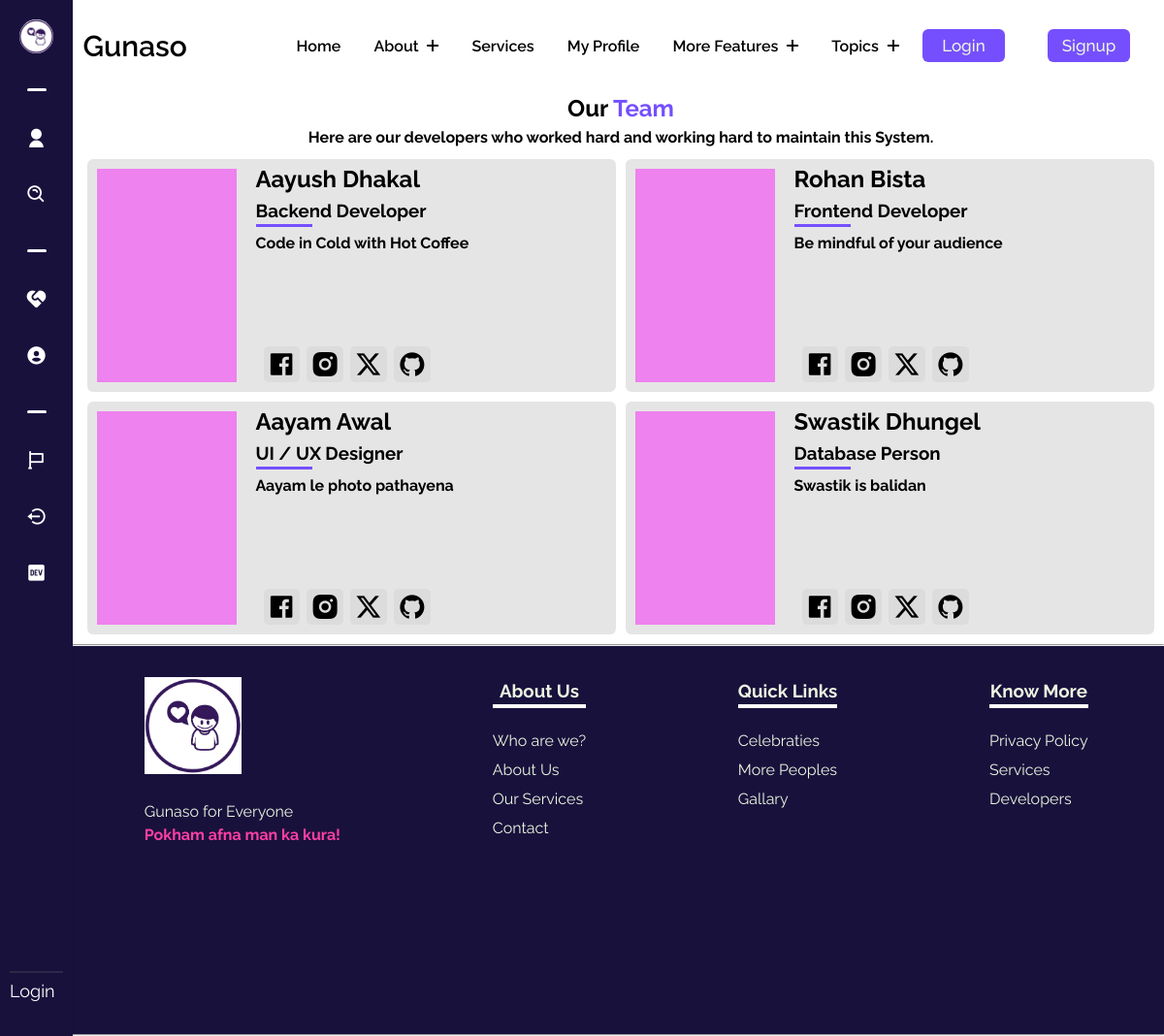
The page /developers/ on the database as committed earlier.
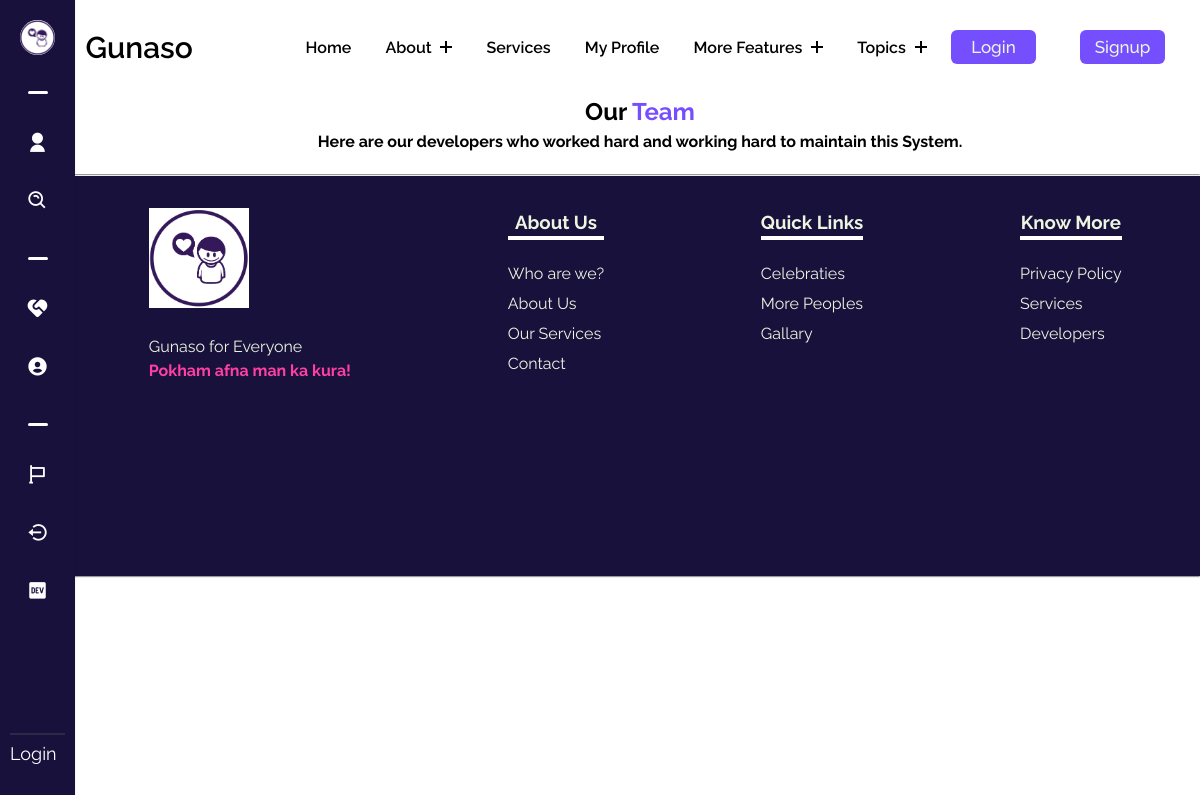
The same page on the database as committed later.
### gunasoApp/models.py (models this page shows, shortened)
class Developer(models.Model):
    sno = models.AutoField(primary_key=True)
    image = models.ImageField(upload_to="gunasoApp/images/developers", blank=True, default="upload-image-dev")
    name = models.CharField(max_length=30)
    position = models.CharField(max_length=30)
    bio = models.TextField()
    facebook = models.CharField(max_length=255)
    instagram = models.CharField(max_length=255)
    x = models.CharField(max_length=255)
    github = models.CharField(max_length=255)

### gunasoApp/views.py (the view)
# urls.py: path('developers/',views.developers, name='developers'),
def developers(request):
    developers = Developer.objects.all()
    context = {"developers":developers}
    return render(request, 'developers.html', context)

### templates/developers.html (shortened to what this page needs)
{% extends 'base.html' %}
{% load static %}
    {% block base_style%}
    {{ block.super }}
    <link rel="stylesheet" href="{% static 'styles/developers.css' %}">
    {% endblock base_style%}
    {% block content %}
    <div class="developersmain">
        <div class="introtext">
            <h2>Our <span>Team</span></h2>
            <p>Here are our developers who worked hard and working hard to maintain this System.</p>
        </div>
        <div class="cards">
            {% for item in developers %}
            <div class="card">
                <div class="imagepart">
                    <div class="imagecontain" style="background-image: url({{item.image.url}});">
                    </div>
                </div>
                <div class="textpart">
                    <h2>{{item.name}}</h2>
                    <h3>{{item.position}}</h3>
                    <hr>
                    <div class="aboutandlinks">
                        <p>{{item.bio}}</p>
                        <div class="links">
                            <a href="{{item.facebook}}" target="_blank">
                                <i class="ri-facebook-box-fill"></i>
                            </a>
                            <a href="{{item.instagram}}" target="_blank">
                                <i class="ri-instagram-fill"></i>
                            </a>
                            <a href="{{item.x}}" target="_blank">
                                <i class="ri-twitter-x-fill"></i>
                            </a>
                            <a href="{{item.github}}" target="_blank">
                                <i class="ri-github-fill"></i>
                            </a>
                        </div>
                    </div>
                </div>
            </div>
            {% endfor %}
        </div>
    </div>
    {% endblock %}

### templates/base.html (shortened to what this page needs)
{% load static %}
<!DOCTYPE html>
<html lang="en">
<head>
    {% block base_style%}
    <link rel="stylesheet" href="{% static 'styles/base.css' %}">
    {% endblock base_style%}
    <link rel="stylesheet" href="https://cdnjs.cloudflare.com/ajax/libs/font-awesome/4.7.0/css/font-awesome.min.css" />
    <link href="https://cdn.jsdelivr.net/npm/remixicon@4.0.0/fonts/remixicon.css" rel="stylesheet" />
    <link flex href="https://unpkg.com/boxicons@2.1.4/css/boxicons.min.css" rel="stylesheet" />
</head>
<body>
    <header class="header">
        <div class="container_nav">
            <div class="header-main">
                <div class="logo">
                    <a href="/">
                        <span class="img_side_text">Gunaso</span>
                    </a>
                </div>
                <nav class="nav-menu">
                    <ul class="menu">
                        <li class="menu-item">
                            <a href="/">Home</a>
                        </li>
                        <li class="menu-item menu-item-has-children">
                            <a href="#" data-toggle="sub-menu">About <i class="plus"></i></a>
                        </li>
                        <li class="menu-item">
                            <a href="{% url 'services' %}">Services</a>
                        </li>
                        <li class="menu-item">
                            <a href="/user/{{request.user}}">My Profile</a>
                        </li>
                        <li class="menu-item menu-item-has-children">
                            <a href="#" data-toggle="sub-menu">More Features <i class="plus"></i></a>
                        </li>
                        <li class="menu-item menu-item-has-children">
                            <a href="#" data-toggle="sub-menu">Topics <i class="plus"></i></a>
                        </li>
                        {% if user.is_authenticated %}
                        <button id="logoutbtn" onclick="logoutfunc()">
                            Logout
                        </button>
                        {% else %}
                        <button id="loginbtn" onclick="loginfunc()">
                            Login
                        </button>
                        <button id="signupbtn" onclick="signupfunc()">
                            Signup
                        </button>
                        {% endif %}
                    </ul>
                </nav>
            </div>
        </div>
    </header>
    <nav class="sidebar hoverable close">
        <div class="logo_items flex">
            <span class="nav_image">
                <img src="{% static 'images/headlogocopy.png' %}" alt="logo_img" />
            </span>
        </div>
        <div class="menu_container">
            <div class="menu_items">
                <ul class="menu_item">
                    <div class="menu_title flex">
                        <span class="line"></span>
                    </div>
                    <li class="item">
                        <a href="/user/{{request.user}}" class="link flex">
                            <i class="ri-user-fill"></i>
                        </a>
                    </li>
                    <li class="item">
                        <a href="{% url 'update_profile' %}" class="link flex">
                            <i class='bx bx-search-alt'></i>
                        </a>
                    </li>
                </ul>
                <ul class="menu_item">
                    <div class="menu_title flex">
                        <span class="line"></span>
                    </div>
                    <li class="item">
                        <a href="{% url 'person' %}" class="link flex">
                            <i class="ri-service-fill"></i>
                        </a>
                    </li>
                    <li class="item">
                        <a href="{% url 'topics' %}" class="link flex">
                            <i class='bx bxs-user-circle'></i>
                        </a>
                    </li>
                </ul>
                <ul class="menu_item">
                    <div class="menu_title flex">
                        <span class="line"></span>
                    </div>
                    <li class="item">
                        <a href="{% url 'readstory' %}" class="link flex">
                            <i class="bx bx-flag"></i>
                        </a>
                    </li>
                    <li class="item">
                        <a href="{% url 'logout' %}" class="link flex">
                            <i class='bx bx-log-out-circle'></i>
                        </a>
                    </li>
                    <li class="item">
                        <a href="{% url 'developers' %}" class="link flex">
                            <i class='bx bxl-dev-to'></i>
                        </a>
                    </li>
                </ul>
            </div>
            <div class="sidebar_profile flex">
                {% if user.is_authenticated %}
                <span class="nav_image">
                    <img src="{{request.user.Profile.image.url}}" alt="logo_img" />
                </span>
                <div class="data_text">
                    <span class="name">{{request.user}}</span>
                    <span class="email">{{request.user.email}}</span>
                </div>
                {% else %}
                <span class="name">Login</span>
                {% endif %}
            </div>
        </div>
    </nav>
    {% block content %} {% endblock %}
    <hr>
    <footer class="footer">
        <div class="fone">
            <img src="{%static 'images/headlogocopy.png'%}" alt="lyamma lyamm logo" class="footer-logo">
            <p>Gunaso for Everyone<br> <span>Pokham afna man ka kura!</span></p>
        </div>
        <div class="ftwo">
            <ul>
                <h3 class="footer-h3">About Us</h3>
                <li><a href="">Who are we?</a></li>
                <li><a href="">About Us</a></li>
                <li><a href="">Our Services</a></li>
                <li><a href="">Contact</a></li>
            </ul>
        </div>
        <div class="fthree">
            <ul>
                <h3 class="footer-h3">Quick Links</h3>
                <li><a href="{% url 'topics'%}">Celebraties</a></li>
                <li><a href="{% url 'person'%}">More Peoples</a></li>
                <li><a href="{% url 'gallary' %}">Gallary</a></li>
            </ul>
        </div>
        <div class="ffour">
            <ul>
                <h3 class="footer-h3">Know More</h3>
                <li><a href="{% url 'privacypolicy' %}">Privacy Policy</a></li>
                <li><a href="">Services</a></li>
                <li><a href="">Developers</a></li>
            </ul>
        </div>
    </footer>
    <hr>
</body>
</html>

### static/styles/base.css (style rules this page uses)
:root { --dark: #754ffe; --darkgreen: #379683; --bcolor: #5CDB95; --cooltexr: #4a4b65; --backupgreen: #8EE4AF; --para: #EDF5E1; --mainheading: #FFF; --hotish: #FF3FA4; --skyblue: #525FE1; --footer: #18113c; }
body { line-height: 1.5; font-family: "Raleway", sans-serif; font-weight: 400; background-color: var(--mainheading); }
* { margin: 0; padding: 0; box-sizing: border-box; }
.container_nav { margin: auto; }
ul { z-index: 11; list-style: none; margin: 0; padding: 0; }
.menu-item a { text-decoration: none; }
.header { position: static; width: 100%; left: 0; top: 0; z-index: 99; padding: 0px; }
.header-main { background-color: var(--mainheading); margin-left: 4.4rem; display: flex; justify-content: space-between; align-items: center; padding: 10px 0; border-radius: 4px; }
.header .logo { padding: 0 15px; }
.header .logo a { text-decoration: none; font-size: 30px; text-transform: capitalize; color: black; font-weight: 600; }
.header .nav-menu { padding: 0 15px; }
.header .menu>.menu-item { display: inline-block; margin-left: 30px; position: relative; }
.header .menu>.menu-item>a { display: block; padding: 12px 0; font-size: 16px; color: #000000; text-transform: capitalize; font-weight: 600; transition: all 0.3s ease; }
.header .menu>.menu-item>a .plus { display: inline-block; height: 12px; width: 12px; position: relative; margin-left: 5px; pointer-events: none; }
.header .menu>.menu-item>a .plus:before, .header .menu>.menu-item>a .plus:after { content: ""; position: absolute; box-sizing: border-box; left: 50%; top: 50%; background-color: #000000; height: 2px; width: 100%; transform: translate(-50%, -50%); transition: all 0.3s ease; }
.header .menu>.menu-item>a .plus:after { transform: translate(-50%, -50%) rotate(-90deg); }
button { cursor: pointer; background-color: #754ffe; font-family: inherit; display: inline-block; width: 5em; height: 2em; line-height: 1.9em; margin: 20px; position: relative; overflow: hidden; border: 2px solid var(--color); transition: color .5s; z-index: 1; font-size: 17px; border-radius: 6px; font-weight: 500; color: var(--para); }
button:before { content: ""; position: absolute; z-index: -1; background: var(--skyblue); height: 150px; width: 200px; border-radius: 50%; }
button:before { top: 100%; left: 100%; transition: all .7s; }
.footer { padding: 2rem 0 0; height: 50vh; background-color: var(--footer); margin-left: 4.4rem; color: var(--para); display: flex; justify-content: space-around; }
.footer .fone { display: flex; flex-direction: column; gap: 1.7rem; }
.footer .fone span { color: var(--hotish); font-weight: bold; }
.footer ul { list-style: none; display: flex; flex-direction: column; gap: 6px; }
.footer ul li a { text-decoration: none; color: var(--para); }
.footer-logo { height: 100px; width: 100px; }
.footer-h3 { text-align: center; border-bottom: 4px solid var(--mainheading); margin-bottom: 1rem; }
.flex { display: flex; align-items: center; }
.nav_image { display: flex; min-width: 55px; justify-content: center; }
.nav_image img { height: 35px; width: 35px; border-radius: 50%; object-fit: cover; }
.sidebar { z-index: 111; position: fixed; top: 0; left: 0; height: 100%; width: 270px; background: var(--footer); padding: 15px 10px; box-shadow: 0 0 2px rgba(0, 0, 0, 0.1); transition: all 0.4s ease; }
.sidebar.close { width: calc(55px + 20px); }
.logo_items { gap: 8px; }
.menu_container { display: flex; flex-direction: column; justify-content: space-between; margin-top: 7px; overflow-y: auto; height: calc(100% - 70px); }
.menu_title { position: relative; height: 50px; width: 55px; }
.menu_title .line { position: absolute; left: 50%; transform: translateX(-50%); height: 3px; width: 20px; border-radius: 25px; background: #fff; transition: all 0.3s ease; }
.menu_title .line { opacity: 0; }
.sidebar.close .line { opacity: 1; }
.item { list-style: none; }
.link { text-decoration: none; border-radius: 8px; margin-bottom: 8px; color: #fff; }
.link i { height: 50px; min-width: 55px; display: flex; font-size: 22px; align-items: center; justify-content: center; border-radius: 4px; }
.sidebar_profile { padding-top: 5px; margin-top: 5px; gap: 15px; border-top: 2px solid rgba(100, 100, 100, 0.3); }
.sidebar_profile .name { font-size: 18px; color: #fff; }

Rows that differ between the two databases and show on the page:
removed Developer: name "Aayush Dhakal", position "Backend Developer", bio "Code in Cold with Hot Coffee"
removed Developer: name "Rohan Bista", position "Frontend Developer", bio "Be mindful of your audience"
removed Developer: name "Aayam Awal", position "UI / UX Designer", bio "Aayam le photo pathayena"
removed Developer: name "Swastik Dhungel", position "Database Person", bio "Swastik is balidan"
